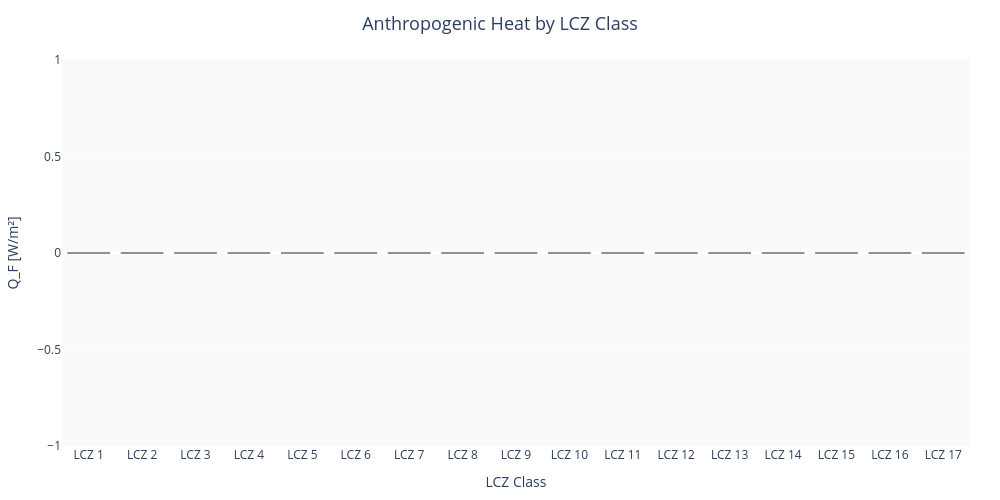

Notebook code for this chart:
### Markdown cell above
**Reading the `simple` output**: `qf_simple.stats["total_mean"]` is the area-weighted average waste-heat flux across the whole Vaduz raster — a small alpine town, so expect a modest value dominated by the low-density residential classes actually present in this footprint. The `per_class` breakdown shows the fixed midpoint Q_F assigned to each class found in the raster; every pixel of a given class gets an identical value here, by construction. The heatmap (or bar chart, if the input was 1-D) makes the spatial contrast between built and natural land cover immediately visible.

### Code cell
qf_detailed = lcz_anthropogenic_heat(lcz_valid, method="detailed")

print("Area-weighted mean Q_F (detailed):", round(qf_detailed.stats["total_mean"], 2), "W/m2")
for cls, s in sorted(qf_detailed.stats["per_class"].items()):
    print(f"  LCZ {cls:>2}: mean={s['mean']:.1f} W/m2  (n={s['count']} px)")

qf_detailed.plot

### Figure 1 — Plotly figure (JSON) as saved in the notebook; plotly's stock layout.template omitted (floating-point values rounded to 4 significant figures)
{"data": [{"marker": {"color": ["#CC0000", "#CC0000", "#CC0000", "#CC0000", "#CC0000", "#CC0000", "#CC0000", "#CC0000", "#CC0000", "#CC0000", "#228B22", "#228B22", "#228B22", "#228B22", "#228B22", "#228B22", "#228B22"], "line": {"color": "black", "width": 0.5}}, "type": "bar", "x": ["LCZ 1", "LCZ 2", "LCZ 3", "LCZ 4", "LCZ 5", "LCZ 6", "LCZ 7", "LCZ 8", "LCZ 9", "LCZ 10", "LCZ 11", "LCZ 12", "LCZ 13", "LCZ 14", "LCZ 15", "LCZ 16", "LCZ 17"], "y": [0, 0, 0, 0, 0, 0, 0, 0, 0, 0, 0, 0, 0, 0, 0, 0, 0]}], "layout": {"height": 500, "margin": {"b": 50, "l": 60, "r": 30, "t": 60}, "paper_bgcolor": "white", "plot_bgcolor": "#fafafa", "title": {"font": {"size": 18}, "text": "Anthropogenic Heat by LCZ Class", "x": 0.5, "xanchor": "center"}, "width": 1000, "xaxis": {"title": {"text": "LCZ Class"}}, "yaxis": {"title": {"text": "Q_F [W/m²]"}}}}
